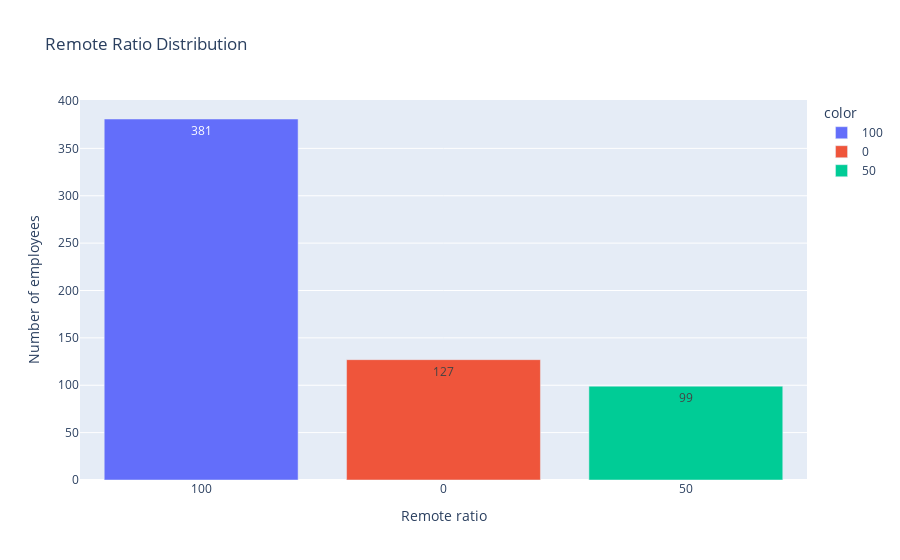

The notebook cell this image was saved under:
### Markdown cell above
### 2.2.3 Remote Ratio<a class="anchor" id="RemoteRatio"></a>

There are 3 values in the column: 100, 50, 0.
possible values are as follows:
* 0 - No remote work (less than 20%)
* 50 - Partially remote
* 100 - Fully remote(more than 80%)

### Code cell
remote_ratio = df['remote_ratio'].value_counts()
fig = px.bar(x = remote_ratio.index.astype(str), 
       y = remote_ratio.values,
       color = remote_ratio.index.astype(str),
       text=remote_ratio.values,
       title = 'Remote Ratio Distribution',
       labels={
                "x": "Remote ratio",
                "y": "Number of employees"
                 })
fig.show()

### Figure 1 — Plotly figure (JSON) as saved in the notebook; plotly's stock layout.template omitted (floating-point values rounded to 4 significant figures)
{"data": [{"alignmentgroup": "True", "hovertemplate": "color=100<br>Remote ratio=%{x}<br>Number of employees=%{y}<br>text=%{text}<extra></extra>", "legendgroup": "100", "marker": {"color": "#636efa", "pattern": {"shape": ""}}, "name": "100", "offsetgroup": "100", "orientation": "v", "showlegend": true, "text": [381], "textposition": "auto", "type": "bar", "x": ["100"], "xaxis": "x", "y": [381], "yaxis": "y"}, {"alignmentgroup": "True", "hovertemplate": "color=0<br>Remote ratio=%{x}<br>Number of employees=%{y}<br>text=%{text}<extra></extra>", "legendgroup": "0", "marker": {"color": "#EF553B", "pattern": {"shape": ""}}, "name": "0", "offsetgroup": "0", "orientation": "v", "showlegend": true, "text": [127], "textposition": "auto", "type": "bar", "x": ["0"], "xaxis": "x", "y": [127], "yaxis": "y"}, {"alignmentgroup": "True", "hovertemplate": "color=50<br>Remote ratio=%{x}<br>Number of employees=%{y}<br>text=%{text}<extra></extra>", "legendgroup": "50", "marker": {"color": "#00cc96", "pattern": {"shape": ""}}, "name": "50", "offsetgroup": "50", "orientation": "v", "showlegend": true, "text": [99], "textposition": "auto", "type": "bar", "x": ["50"], "xaxis": "x", "y": [99], "yaxis": "y"}], "layout": {"barmode": "relative", "legend": {"title": {"text": "color"}, "tracegroupgap": 0}, "title": {"text": "Remote Ratio Distribution"}, "xaxis": {"anchor": "y", "domain": [0, 1], "title": {"text": "Remote ratio"}}, "yaxis": {"anchor": "x", "domain": [0, 1], "title": {"text": "Number of employees"}}}}
